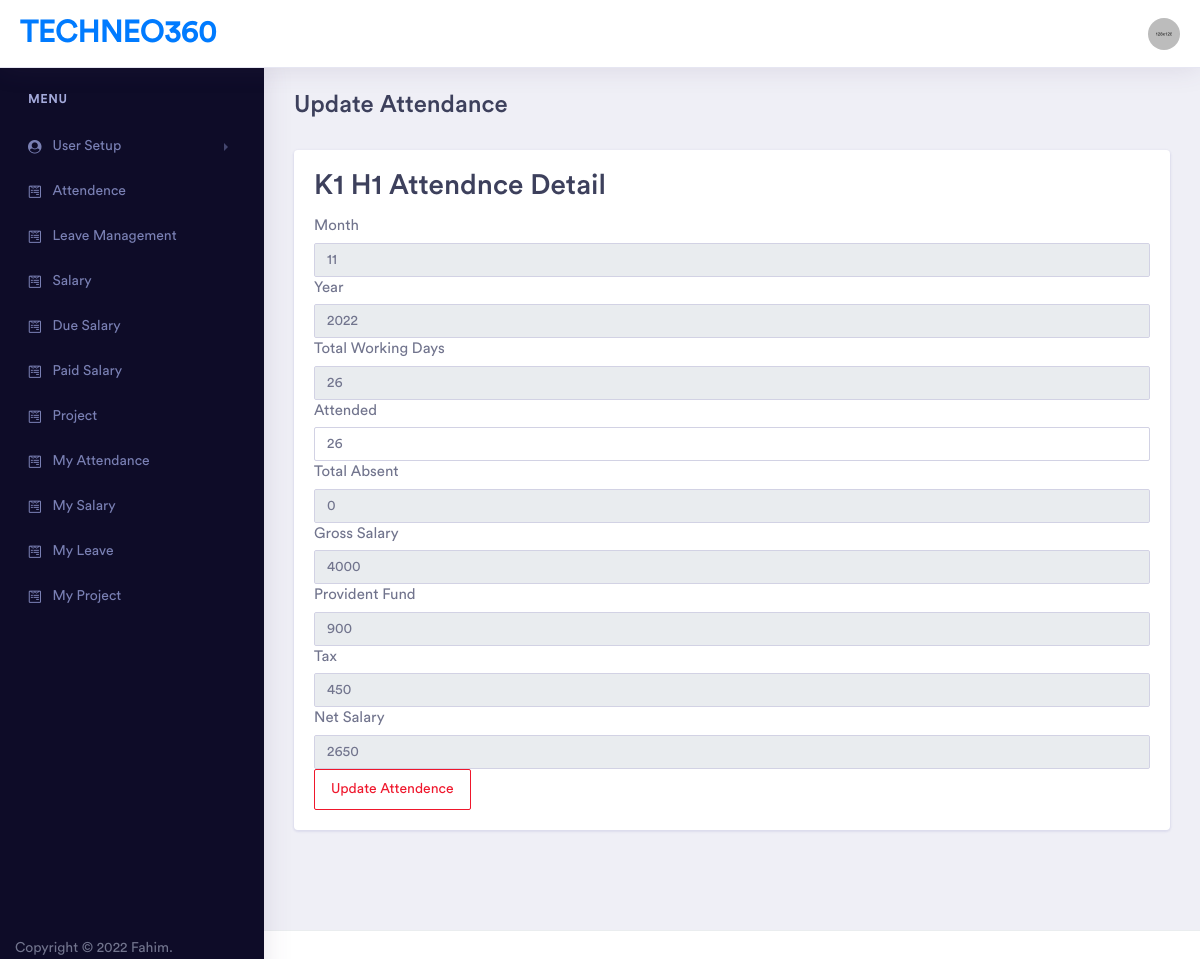
Page /edit_attendance.php?id=14 (signed in) on the committed database.
### tables this page shows
CREATE TABLE `attendence` (
  `id` int(11) NOT NULL,
  `employee_id` int(11) NOT NULL,
  `month` varchar(255) NOT NULL,
  `year` varchar(255) NOT NULL,
  `working_day` int(11) NOT NULL,
  `absent` int(11) NOT NULL,
  `total_salary` int(11) NOT NULL,
  `attended` int(11) NOT NULL,
  `bonus` int(11) NOT NULL,
  `is_paid` int(11) NOT NULL DEFAULT 0,
  `provident_fund` int(11) NOT NULL,
  `professional_tax` int(11) NOT NULL
);

CREATE TABLE `users` (
  `id` int(11) NOT NULL,
  `first_name` varchar(128) NOT NULL,
  `last_name` varchar(128) NOT NULL,
  `phone_number` varchar(128) NOT NULL,
  `username` varchar(128) NOT NULL,
  `email` varchar(128) NOT NULL,
  `password` varchar(128) NOT NULL,
  `created_at` datetime DEFAULT NULL,
  `updated_at` datetime DEFAULT current_timestamp(),
  `role` varchar(128) NOT NULL DEFAULT 'employee',
  `address` text DEFAULT NULL
);

### edit_attendance.php (the view, shortened to what this page needs)
<?php
if (isset($_SESSION['access'])) {
    $user_level = $_SESSION['level'];
    include 'partials/connection.php';
    include 'partials/header.php';
    include 'partials/sidebar.php';
    if ($user_level != 'employee') {
        $attendance_id = $_GET['id'];
?>
        <div class="dashboard-wrapper">
            <div class="dashboard-ecommerce">
                <div class="container-fluid dashboard-content ">
                    <div class="row">
                        <div class="col-xl-12 col-lg-12 col-md-12 col-sm-12 col-12">
                            <div class="page-header">
                                <h2 class="pageheader-title">Update Attendance</h2>
                            </div>
                            <div class="page-body card card-body">
                                <?php
                                $fetch = mysqli_fetch_assoc(mysqli_query($conn, "SELECT attendence.*, users.first_name, users.last_name, salary.id as salId, salary.total_salary as ttl_salary, attendence.total_salary as totl_salary, salary.deduction_rate FROM `attendence` INNER JOIN users on users.id = attendence.employee_id INNER JOIN salary ON attendence.employee_id = salary.employee_id where attendence.id = $attendance_id AND salary.status='active';"));
                                ?>
                                <h2><?= $fetch['first_name'] . ' ' . $fetch['last_name'] ?> Attendnce Detail</h2>
                                <form action="" method="POST">
                                    <label for="">Month</label>
                                    <input type="text" readonly class="form-control" value="<?= $fetch['month'] ?>" name="month" id="">
                                    <label for="">Year</label>
                                    <input type="text" class="form-control" readonly value="<?= $fetch['year'] ?>" name="year" id="">
                                    <label for="">Total Working Days</label>
                                    <input type="text" class="form-control" readonly name="working_day" value="<?= $fetch['working_day'] ?>" id="working_days_<?= $attendance_id ?>">
                                    <label for="">Attended</label>
                                    <input type="number" class="form-control" required name="attended" oninput="return checkAttended(this.value,<?= $attendance_id ?>);" onblur="return checkAttended(this.value,<?= $attendance_id ?>);" min="0" value="<?= $fetch['attended'] ?>" max="<?= $fetch['working_day'] ?>" id="attended_<?= $attendance_id ?>">
                                    <label for="">Total Absent</label>
                                    <input type="text" class="form-control" readonly value="<?= $fetch['absent'] ?>" name="absent" min="0" id="absent_<?= $attendance_id ?>">
                                    <label for="">Gross Salary</label>
                                    <input type="text" class="form-control" value="<?= $fetch['totl_salary'] ?>" readonly name="total_salary" id="total_salary_<?= $attendance_id ?>">
                                    <label for="">Provident Fund</label>
                                    <input type="text" class="form-control" value="<?= $fetch['provident_fund'] ?>" readonly id="provident_fund_<?= $attendance_id ?>">
                                    <label for="">Tax</label>
                                    <input type="text" class="form-control" value="<?= $fetch['professional_tax'] ?>" readonly id="professional_tax_<?= $attendance_id ?>">
                                    <label for="">Net Salary</label>
                                    <input type="text" class="form-control" value="<?= $fetch['totl_salary'] - $fetch['provident_fund'] - $fetch['professional_tax'] ?>" readonly id="net_salary_<?= $attendance_id ?>">
                                    <input type="submit" name="update_attendence" id="" class="btn btn-outline-danger" value="Update Attendence">
                                </form>
                            </div>
                        </div>
                    </div>
                </div>
            </div>
        </div>
        </div>
    <?php
        include 'partials/footer.php';
    }
    ?>
    </body>
    </html>
<?php
} else {
    echo "<script>document.location.href='login.php';</script>";
}
?>

### rows in the picture
attendence: users.first_name "K1", users.last_name "H1", month "11", year "2022", working_day "26", attended "26", absent "0", total_salary "4000", provident_fund "900", professional_tax "450", total_salary+provident_fund+professional_tax "2650"
